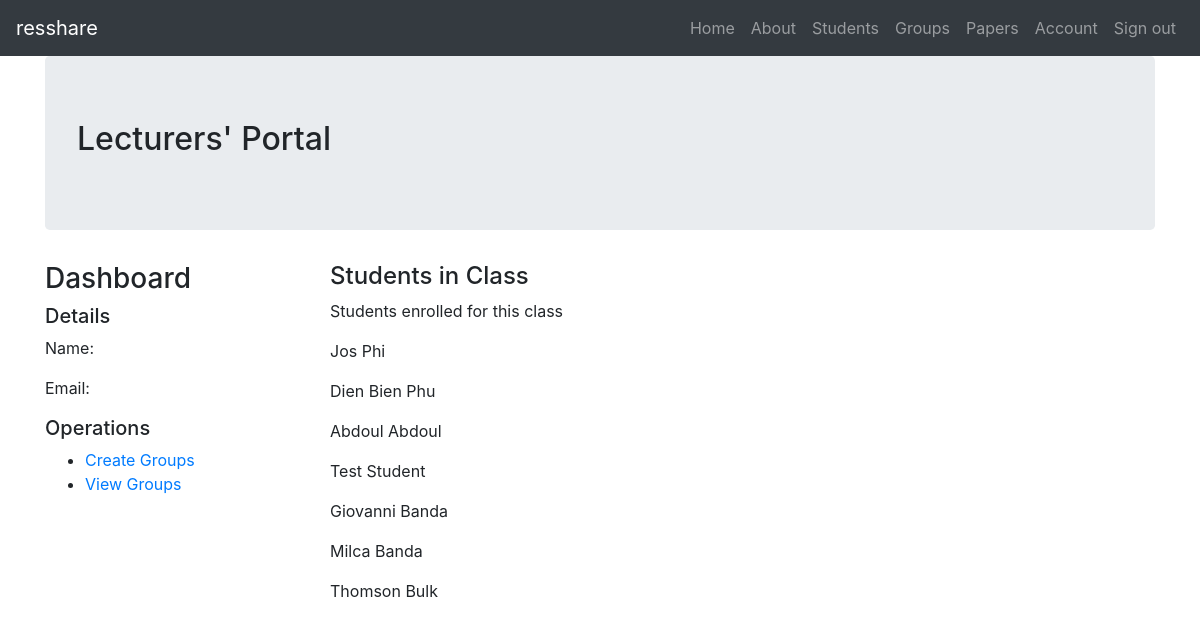
Page /lecturers/list-students.php (signed in) on the committed database.
### tables this page shows
CREATE TABLE `students` (
  `student_id` int(9) NOT NULL,
  `fname` varchar(30) NOT NULL,
  `lname` varchar(30) NOT NULL,
  `email` varchar(50) NOT NULL,
  `grp_id` int(10) DEFAULT NULL,
  `student_role` varchar(20) DEFAULT NULL
);

### lecturers/list-students.php (the view, shortened to what this page needs)
<?php
require_once '../scripts/db.php';
$query = "SELECT * FROM students";
$result = mysqli_query($dbcon, $query);
?>
<!DOCTYPE html>
<html lang="en">
<head>
    <link rel="stylesheet" href="https://maxcdn.bootstrapcdn.com/bootstrap/4.3.1/css/bootstrap.min.css">
</head>
<body>
<div class="container">
    <div class="jumbotron">
        <h2>Lecturers' Portal</h2>
    </div>
    <div class="row">
        <div class="col-md-3">
            <h3>Dashboard</h3>
            <div>
                <h5>Details</h5>
                <p>Name: </p>
                <p>Email:</p>
            </div>
            <div>
                <h5>Operations</h5>
                <ul>
                    <li><a href="create.php">Create Groups</a></li>
                    <li><a href="groups.php">View Groups</a></li>
                </ul>
            </div>
        </div>
        <div class="col-md-9">
            <h4>Students in Class</h4>
            <?php
            if (mysqli_num_rows($result) > 0) {
                echo '<p>Students enrolled for this class</p>';
                while ($row = mysqli_fetch_array($result)) {
                    echo "<p>" . $row['fname'] . " " . $row['lname'] . "</p>";
                }
            }else {
                echo 'There are no students enrolled for this Class</a>' ;
            }
            ?>
        </div>
    </div>
</div>
</body>
</html>

### rows in the picture
students: fname "Jos", lname "Phi"
students: fname "Dien", lname "Bien Phu"
students: fname "Abdoul", lname "Abdoul"
students: fname "Test", lname "Student"
students: fname "Giovanni", lname "Banda"
students: fname "Milca", lname "Banda"
students: fname "Thomson", lname "Bulk"
